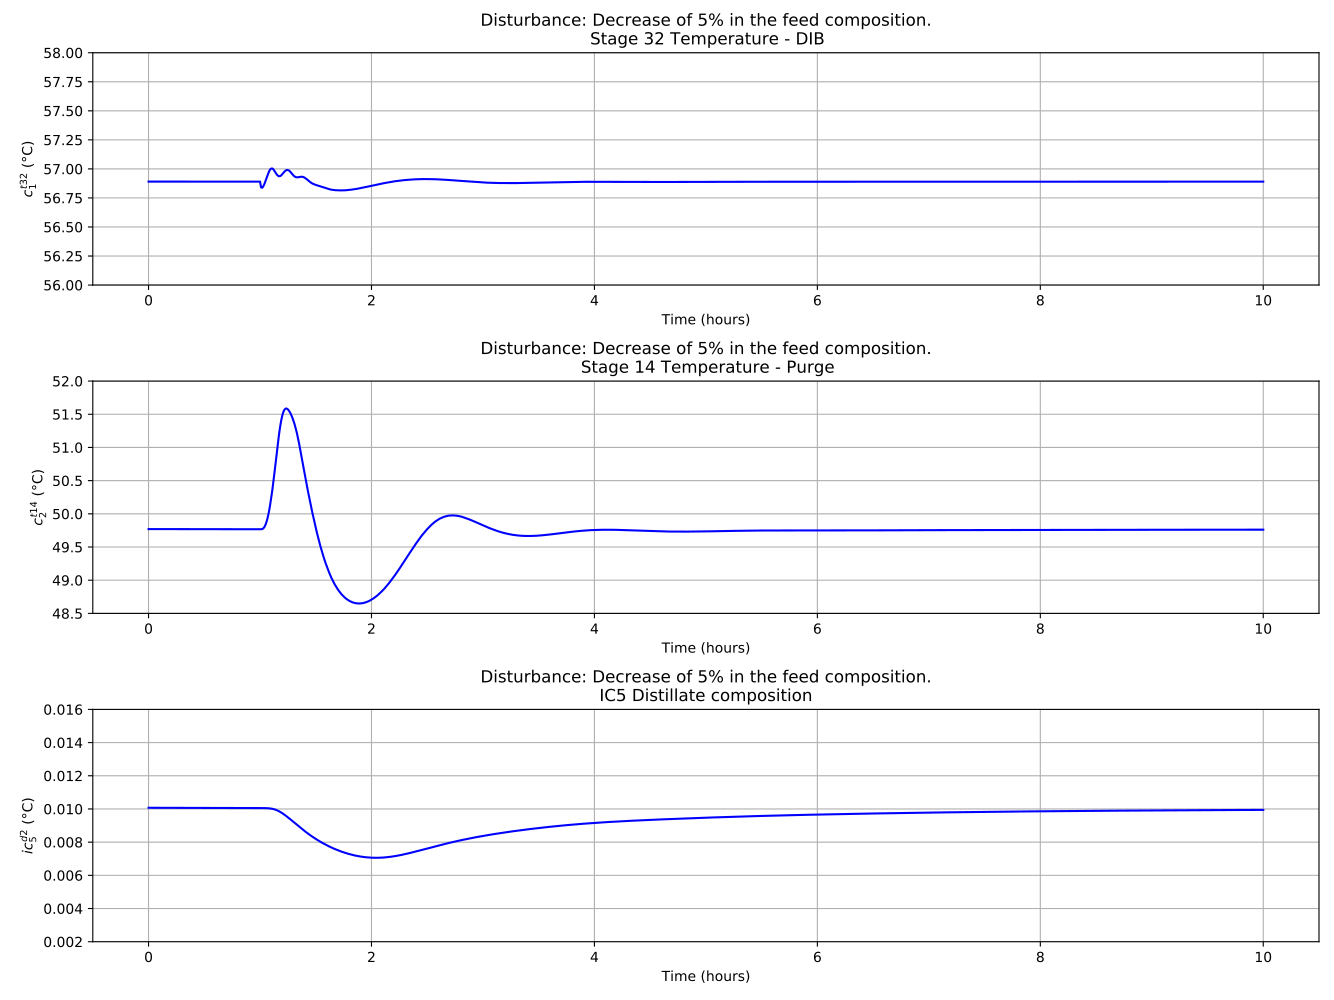

Recreate this plot in Python.
import pandas as pd
import matplotlib.pyplot as plt

DIST = r"Disturbance: Decrease of 5% in the feed composition."

DATFOLDER = "dat_source/"

DATFILES = [
    "ic4_-5_NC4_Feed_(69_to_64)_0.dat",
    "ic4_-5_NC4_Feed_(69_to_64)_1.dat",
    "ic4_-5_NC4_Feed_(69_to_64)_2.dat",
]

rows = len(DATFILES)
cols = 1

title_label = [
    ('Stage 32 Temperature - DIB', r'$c^{t32}_{1}$ (°C)'),
    ('Stage 14 Temperature - Purge', r'$c^{t14}_{2}$ (°C)'),
    ('IC5 Distillate composition', r'$ic^{d2}_{5}$ (°C)'),
]

y_limits = [
    (56, 58),
    (48.5, 52),
    (0.002, 0.016)
]

height = 10.0  # inches
aspect_ratio = 4 / 3
width = aspect_ratio * height

fig, axs = plt.subplots(rows, cols)
fig.set_size_inches(width, height)


for i, filename in enumerate(DATFILES):
    ax = axs[i]
    ymin, ymax = y_limits[i]
    title, ylabel = title_label[i]

    title = DIST + '\n' + title

    df = pd.read_csv(DATFOLDER + filename, sep='\t')

    time = df['Time']
    pv = df['PV']

    ax.plot(time, pv, color='blue')
    ax.grid(which='both')
    ax.set_title(title)
    ax.set_xlabel('Time (hours)')
    ax.set_ylabel(ylabel)
    ax.set_ylim(ymin, ymax)

plt.tight_layout()
plt.show()
